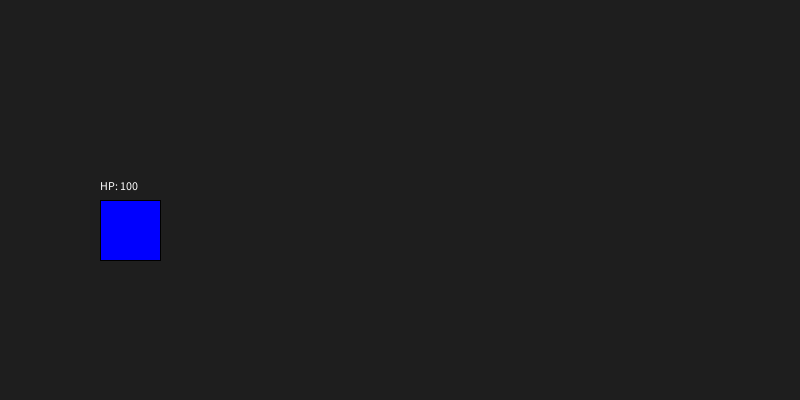
Frame 1 (no input)
Frame 60 (the mouse pressed at the canvas centre just before this capture): identical to frame 1, image omitted
Frame 120 (the mouse held since frame 60 and released just before this capture): identical to frame 1, image omitted

The Processing sketch that drew this single still picture (run headless with seeded random() and noise(); from frame 60 on, the mouse is pressed at the canvas centre):

// Processing sketch: Ejemplo01
// ── Ejemplo01.pde
Guerrero jugador;

void setup()
{
  size(800,400);
  jugador = new Guerrero(100,200);
}


void draw()
{
  background(30);
  jugador.mostrar();
}

void keyPressed()
{
 if(key == 'q')
 {
   jugador.recibirDanio(10);
 }
 if( key == 'e')
 {
   jugador.curarse(10);
 }
}

// ── Guerrero.pde
class Guerrero
{
  private int x;
  private int y;
  
  private int vida;
  private int vidaMaxima;
  
  
  public Guerrero(int posX, int posY)
  {
    x = posX;
    y = posY;
    
    vidaMaxima = 100;
    vida = 100;
  }
  
  void mostrar()
  {
   fill(0,0,255);
   rect(x,y,60,60);
   fill(255);
   text("HP: " + vida, x, y - 10 );
  }
  
  void recibirDanio(int danio)
  {
    vida-= danio;
    if(vida < 0)
    {
     vida = 0; 
    }
  }
  
  void curarse(int cantidad)
  {
    vida += cantidad;
    if(vida > vidaMaxima)
    {
       vida = vidaMaxima; 
    }
  }
}
